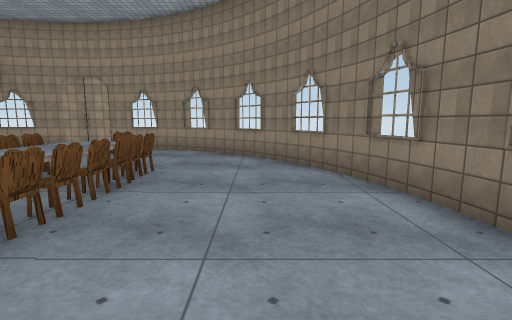
view 1 (above)

16 first-person views from a walk through a 3-D level made in the Unity game engine. The camera is 1.3 m above the floor, tilts 8° down and sees 85° across. The floor is counted in squares, 1 m on a side. Each view is taken from the middle of a square. On the plan, view 1 faces up. The plan holds only what a view shows up to about 13 squares ahead; the rest is blank. The player is left out. Some surface patterns are stand-ins.

view 2
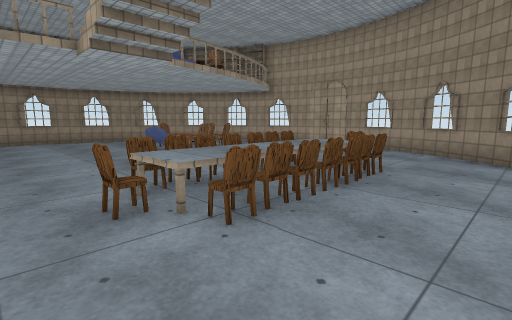

view 3
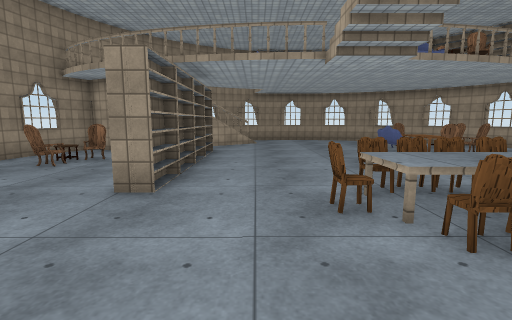

view 4
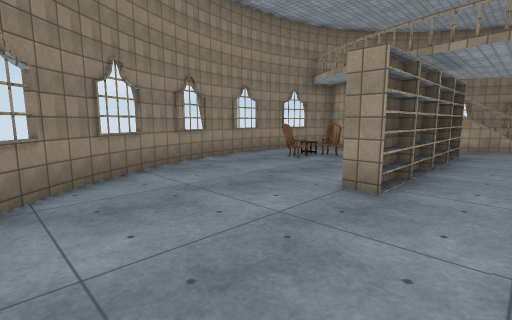

view 5
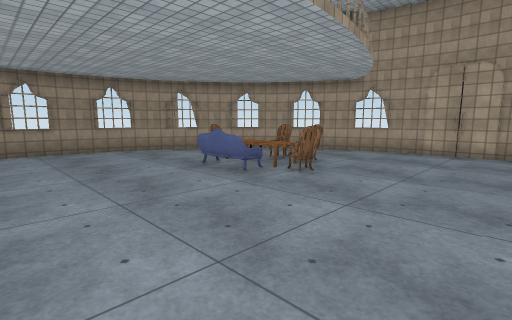

view 6
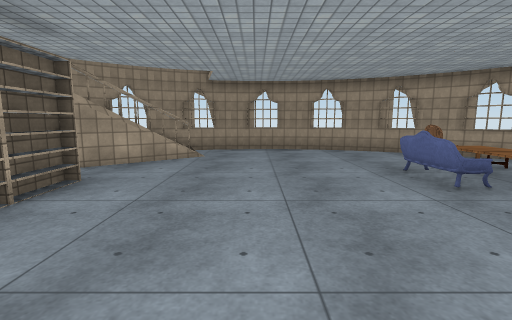

view 7
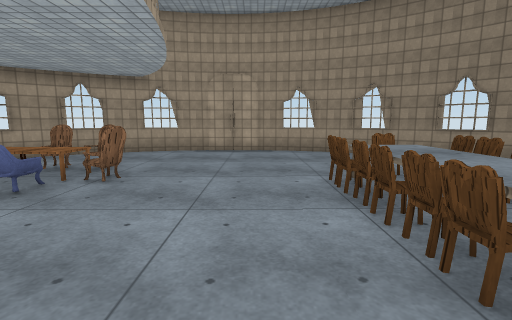

view 8
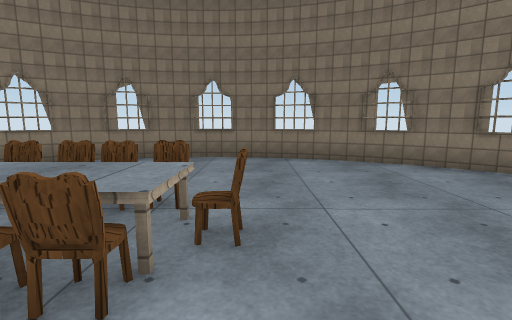

view 9
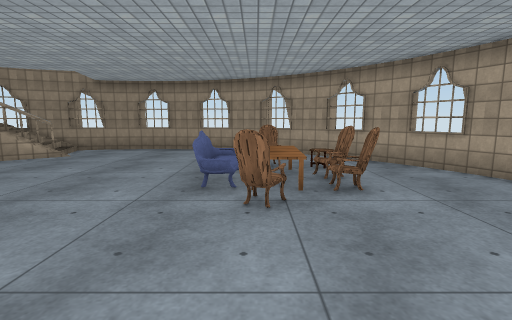

view 10
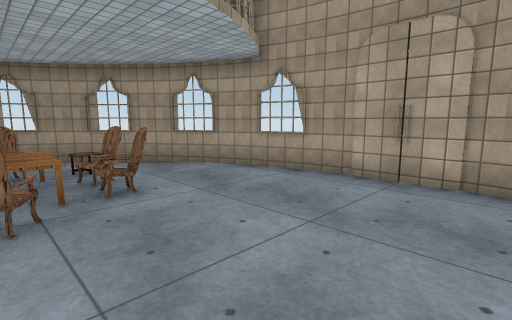

view 11
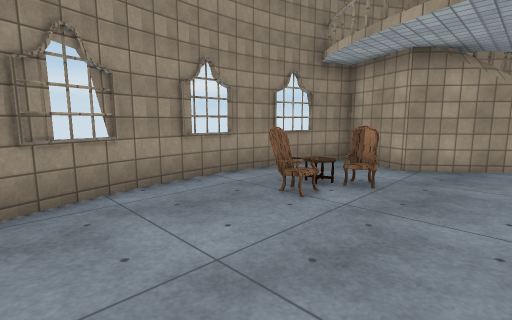

view 12
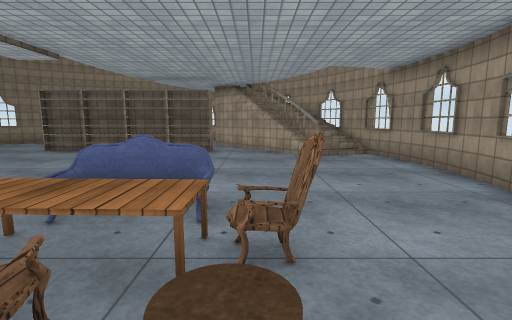

view 13
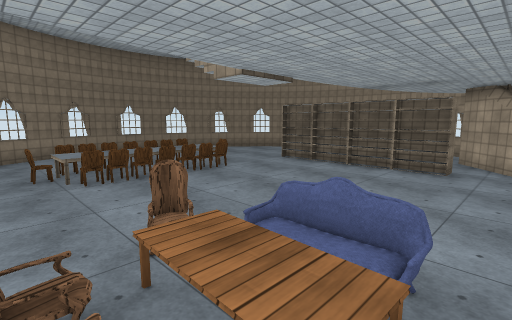

view 14
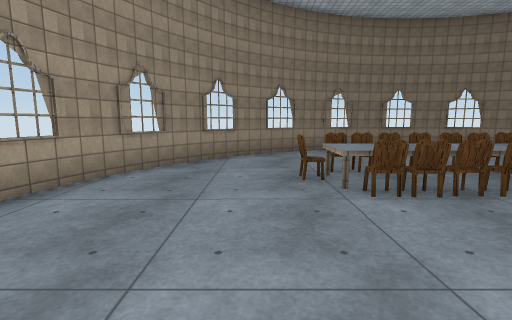

view 15
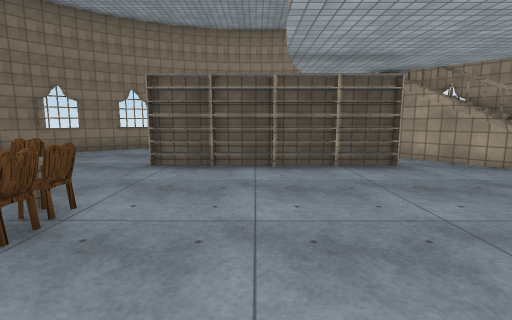

view 16
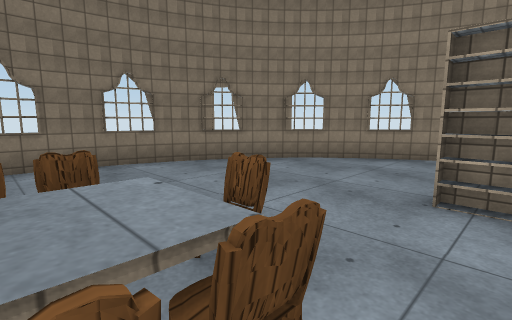

### Floor plan
Key: @ floor where view 1 was taken; # wall or solid block; . main floor; : floor 0.75 m higher than the main floor; / step, stairs or slope; = window, fence, low wall or low ledge; ^ raised ledge; C chair; T table; S sofa; O other object.
Columns run from 19 left of view 1 to 3 right of it. Each row starts with its distance up from view 1.
 14           # #
 13       ##=#####=##
 12     ###.........###
 11    ##.............##
 10   ##...............##
  9   #../CCC...........#
  8  ##..CTTT......C....##
  7 ##...CTTTC....C:C....#
  6 #.....SSS.....C:C....##
  5 =.............C:C.....#
  4 #.............C:C.....#
  3 #.............C:C.....#
  2 #.............C=C.....#
  1 #..............C......#
  0 #..................@..=
 -1 ##=#=................##
 -2  #^##..########......#
 -3  #####..............##
 -4      ##.............#
 -5       ##.C.........##
 -6       ##.COC......##
 -7       #.........###
 -8       ####...####
 -9          #####

Where each view was taken, in squares from view 1:
view 1: 0 up, 0 right, facing up
view 2: 0 up, 0 right, facing up-left
view 3: 0 up, 0 right, facing left
view 4: 0 up, 0 right, facing down-left
view 5: 1 up, 6 left, facing up-left
view 6: 2 up, 6 left, facing left
view 7: 1 up, 7 left, facing up
view 8: 1 up, 7 left, facing right
view 9: 7 up, 6 left, facing left
view 10: 7 up, 6 left, facing up-left
view 11: 3 down, 4 left, facing down-left
view 12: 10 up, 14 left, facing down
view 13: 9 up, 14 left, facing down-right
view 14: 9 up, 10 left, facing right
view 15: 6 up, 8 left, facing down
view 16: 3 up, 6 left, facing down-right
